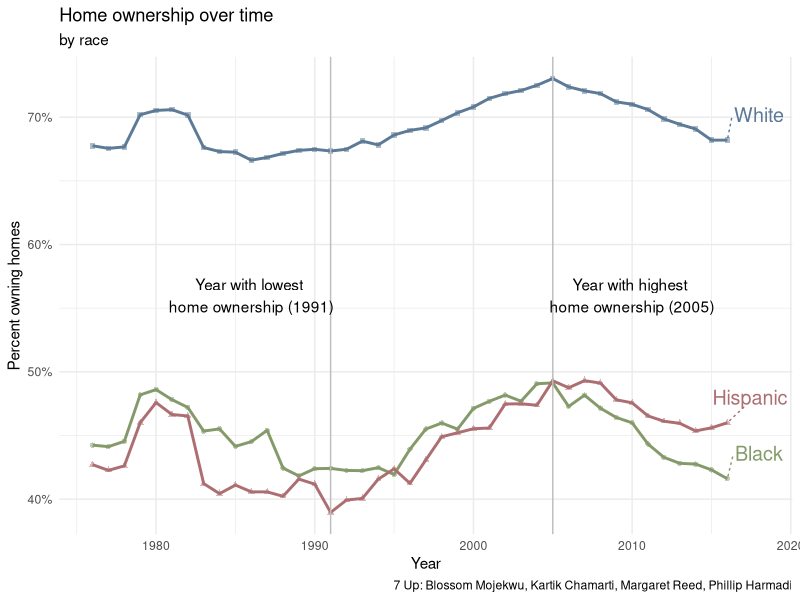
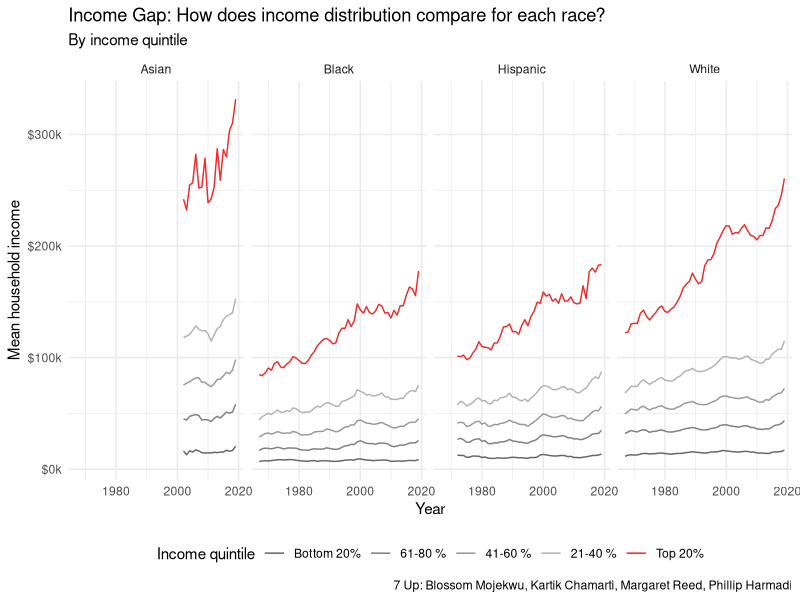
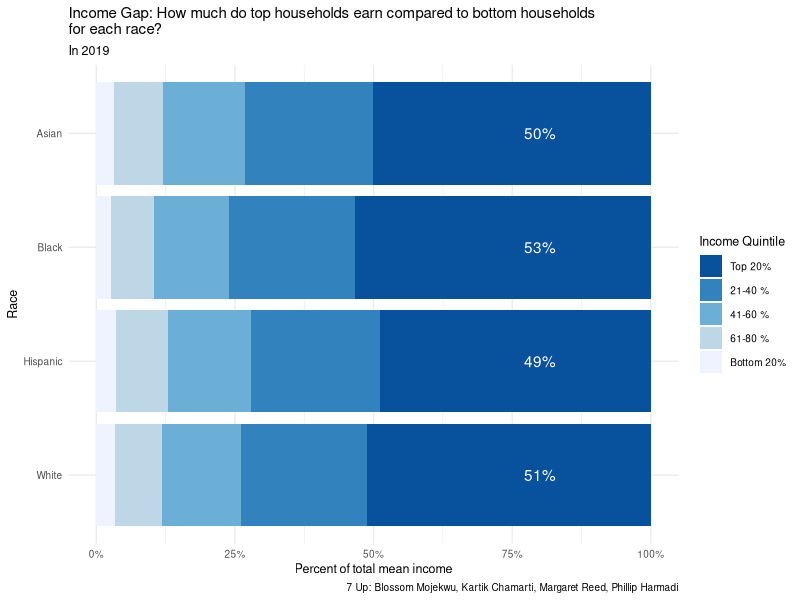

Write R code to recreate these figures, in order.
## ---- chunk 1
library(tidyverse)
library(viridis)
library(ggrepel)
## ---- chunk 2
income_mean <- read_csv(file = "data/income_mean.csv")
home_owner <- read_csv(file = "data/home_owner.csv")
## ---- chunk 3
lowest_year <- home_owner %>%
  group_by(year) %>%
  summarize(mean_pct_unweighted = mean(home_owner_pct)) %>%
  arrange(mean_pct_unweighted) %>%
  slice(1) %>%
  pull(year)
highest_year <- home_owner %>%
  group_by(year) %>%
  summarize(mean_pct_unweighted = mean(home_owner_pct)) %>%
  arrange(desc(mean_pct_unweighted)) %>%
  slice(1) %>%
  pull(year)

last_year <- home_owner %>%
  group_by(race) %>%
  filter(year == max(year))
## ---- chunk 4
home_owner %>%
  ggplot(
    aes(x = year, y = home_owner_pct, color = race, shape = race)
  ) +
  geom_line(size = 1) +
  geom_point(alpha = 0.5, size = 1.5) +
  geom_vline(aes(xintercept = lowest_year), color = "grey") +
  geom_vline(aes(xintercept = highest_year), color = "grey") +
  annotate(geom = "text",
    x = lowest_year - 5, 
    y = 0.56,
    label = paste0("Year with lowest \nhome ownership (", lowest_year, ")"),
    color = "black"
    ) +
  annotate(
    geom = "text",
    x = highest_year + 5, 
    y = 0.56, 
    label = paste0("Year with highest \nhome ownership (", highest_year, ")"), 
    color = "black"
    ) +
  geom_text_repel(data = last_year,
                  aes(label = race),
                  direction = "y",
                  nudge_x = 2,
                  nudge_y = 0.02,
                  size = 5,
                  segment.linetype = "dotted") +
  scale_color_manual(values = c("#859a6a", "#ad6e72", "#5d7a96")) +
  scale_y_continuous(labels = scales::percent_format(scale = 100)) +
  labs(
    x = "Year",
    y = "Percent owning homes",
    color = "Race",
    shape = "Race",
    title = "Home ownership over time",
    subtitle = "by race",
    caption = "7 Up: Blossom Mojekwu, Kartik Chamarti, Margaret Reed, Phillip Harmadi"
  ) +
  theme_minimal() +
  theme(legend.position = "none")
## ---- chunk 5
income_mean <- income_mean %>%
  filter(!str_detect(race, "Combination"),
         !str_detect(race, "Not Hispanic"),
         !str_detect(race, "All"),
         dollar_type == "2019 Dollars",
         income_quintile != "Top 5%") %>%
  group_by(year, race, income_quintile) %>%
  summarize(income_dollars =  mean(income_dollars), 
            .groups = "drop") %>%
  mutate(race = str_remove(race, ',?\\s(.*)'),
         income_quintile = ordered(income_quintile, c("Lowest", "Second", 
                                                      "Middle", "Fourth", 
                                                      "Highest")),
      income_percentile = case_when(
        income_quintile == "Top 5%"   ~ "1st - 5th",
        income_quintile == "Highest"  ~ "Top 20%",
        income_quintile == "Fourth"   ~ "21-40 %",
        income_quintile == "Middle"   ~ "41-60 %",
        income_quintile == "Second"   ~ "61-80 %",
        income_quintile == "Lowest"   ~ "Bottom 20%"),
        income_percentile = ordered(income_percentile, 
                                  c("Bottom 20%", "61-80 %", "41-60 %", 
                                    "21-40 %", "Top 20%")))
## ---- chunk 6
highest_perc_table <- income_mean %>%
  filter(year == 2019) %>%
  group_by(race) %>%
  transmute(income_quintile, percent = income_dollars/sum(income_dollars)) %>%
  filter(income_quintile == "Highest")
## ---- chunk 7
income_mean %>%
  ggplot(
    aes(x = year, y = income_dollars, color = income_percentile)
  ) +
  geom_line() +
  facet_wrap(.~race, nrow = 1) +
  scale_y_continuous(labels = scales::label_number(big.mark = ",", 
                                                   scale = 0.001, 
                                                   suffix = "k",
                                                   prefix = "$")) +
  scale_color_manual(values = c("grey40", "grey50", "grey60", "grey70", 
                                "firebrick2")) +
  labs(
    title = "Income Gap: How does income distribution compare for each race?",
    subtitle = "By income quintile",
    x = "Year", 
    y = "Mean household income", 
    color = "Income quintile",
    caption = "7 Up: Blossom Mojekwu, Kartik Chamarti, Margaret Reed, Phillip Harmadi"
    ) +
  theme_minimal() +
  theme(legend.position = "bottom")
## ---- chunk 8
income_mean %>%
  filter(year == 2019) %>%
  ggplot(
    aes(x = income_dollars,
        y = reorder(race, desc(race)))
    ) + 
  geom_bar(
    position = "fill", 
    stat = "identity", 
    aes(fill = reorder(income_percentile, desc(income_percentile)))
    ) +
  geom_text(
    data = highest_perc_table, 
    aes(
      y = race, label = paste0(round(percent, 2)*100, "%")),
    x = 0.8, 
    color = "white") +
  scale_fill_brewer(type = "seq", palette = "Blues", direction = -1) +
  labs(
    title = "Income Gap: How much do top households earn compared to bottom households \nfor each race?",
    subtitle = "In 2019",
    x = "Percent of total mean income", 
    y = "Race", 
    fill = "Income Quintile",
    caption = "7 Up: Blossom Mojekwu, Kartik Chamarti, Margaret Reed, Phillip Harmadi"
    ) +
  scale_colour_viridis_d() +
  scale_x_continuous(labels = scales::percent_format(scale = 100)) +
  theme_minimal(base_size = 10) +
  theme(text = element_text(size = 9))
